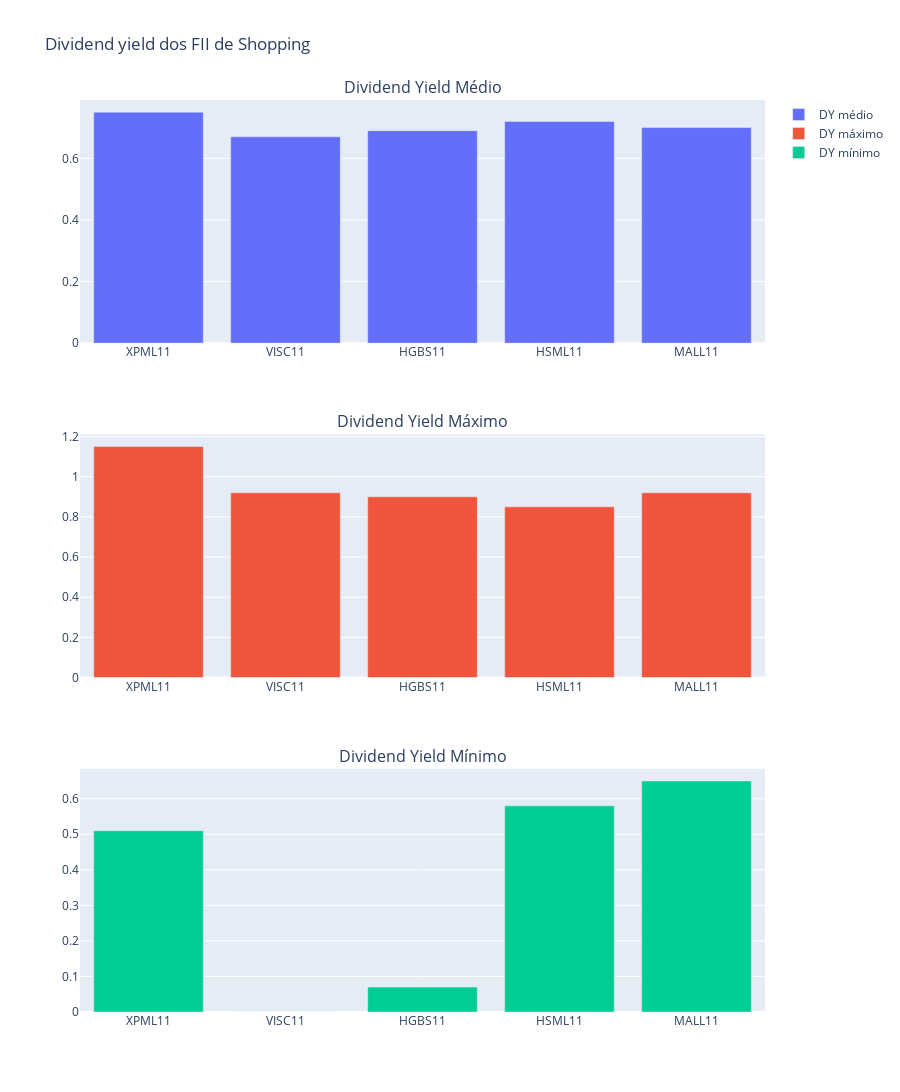

The cell this chart's notebook holds for it:
### Code cell
# Dividend yield médio, máximo e mínimo dos FII 
df_shoppings_dy = dy_fii(df=fii_shoppping)

# Plotando o dividend yield médio, máximo e mínimo
fig = make_subplots(
    rows=3, 
    cols=1,
    subplot_titles=[
        'Dividend Yield Médio',
        'Dividend Yield Máximo',
        'Dividend Yield Mínimo'
    ],
    vertical_spacing=0.1
    )

fig.add_trace(go.Bar(
    x=df_shoppings_dy.index,
    y=df_shoppings_dy['dy_medio'],
    name='DY médio'
), row=1, col=1)

fig.add_trace(go.Bar(
    x=df_shoppings_dy.index,
    y=df_shoppings_dy['dy_max'],
     name='DY máximo'
), row=2, col=1)

fig.add_trace(go.Bar(
    x=df_shoppings_dy.index,
    y=df_shoppings_dy['dy_min'],
     name='DY mínimo'
), row=3, col=1)

fig.update_layout(
    title='Dividend yield dos FII de Shopping',
    height=1200)

fig.show()

### Figure 1 — Plotly figure (JSON) as saved in the notebook; plotly's stock layout.template omitted (floating-point values rounded to 4 significant figures)
{"data": [{"name": "DY médio", "type": "bar", "x": ["XPML11", "VISC11", "HGBS11", "HSML11", "MALL11"], "xaxis": "x", "y": [0.75, 0.67, 0.69, 0.72, 0.7], "yaxis": "y"}, {"name": "DY máximo", "type": "bar", "x": ["XPML11", "VISC11", "HGBS11", "HSML11", "MALL11"], "xaxis": "x2", "y": [1.15, 0.92, 0.9, 0.85, 0.92], "yaxis": "y2"}, {"name": "DY mínimo", "type": "bar", "x": ["XPML11", "VISC11", "HGBS11", "HSML11", "MALL11"], "xaxis": "x3", "y": [0.51, 0, 0.07, 0.58, 0.65], "yaxis": "y3"}], "layout": {"annotations": [{"font": {"size": 16}, "showarrow": false, "text": "Dividend Yield Médio", "x": 0.5, "xanchor": "center", "xref": "paper", "y": 1, "yanchor": "bottom", "yref": "paper"}, {"font": {"size": 16}, "showarrow": false, "text": "Dividend Yield Máximo", "x": 0.5, "xanchor": "center", "xref": "paper", "y": 0.6333, "yanchor": "bottom", "yref": "paper"}, {"font": {"size": 16}, "showarrow": false, "text": "Dividend Yield Mínimo", "x": 0.5, "xanchor": "center", "xref": "paper", "y": 0.2667, "yanchor": "bottom", "yref": "paper"}], "height": 1200, "title": {"text": "Dividend yield dos FII de Shopping"}, "xaxis": {"anchor": "y", "domain": [0, 1]}, "xaxis2": {"anchor": "y2", "domain": [0, 1]}, "xaxis3": {"anchor": "y3", "domain": [0, 1]}, "yaxis": {"anchor": "x", "domain": [0.7333, 1]}, "yaxis2": {"anchor": "x2", "domain": [0.3667, 0.6333]}, "yaxis3": {"anchor": "x3", "domain": [0, 0.2667]}}}
